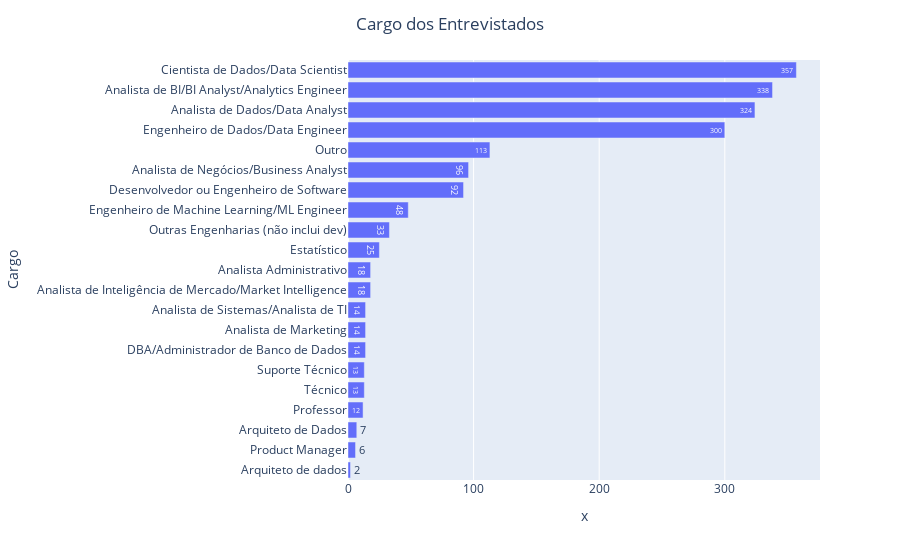

Notebook code for this chart:
### Markdown cell above
Agora, vamos conhecer os cargos:

### Code cell
df.rename(columns={"('P2_f ', 'Cargo Atual')": "Cargo"}, inplace = True)
df.rename(columns={"('P2_h ', 'Faixa salarial')": "Salario"}, inplace = True)

cargo = df.groupby(by='Cargo').ID.count().sort_values(ascending=True)
salario = df.groupby(by='Salario').ID.count().sort_values(ascending=False)

colors='#026873'

fig = px.bar(cargo, x=cargo.values, y=cargo.index, orientation='h', text=cargo)
fig.update_layout(title='Cargo dos Entrevistados', title_x=0.5)
fig.show()

### Figure 1 — Plotly figure (JSON) as saved in the notebook; plotly's stock layout.template omitted (floating-point values rounded to 4 significant figures)
{"data": [{"alignmentgroup": "True", "hovertemplate": "x=%{x}<br>Cargo=%{y}<br>text=%{text}<extra></extra>", "legendgroup": "", "marker": {"color": "#636efa", "pattern": {"shape": ""}}, "name": "", "offsetgroup": "", "orientation": "h", "showlegend": false, "text": [2, 6, 7, 12, 13, 13, 14, 14, 14, 18, 18, 25, 33, 48, 92, 96, 113, 300, 324, 338, 357], "textposition": "auto", "type": "bar", "x": [2, 6, 7, 12, 13, 13, 14, 14, 14, 18, 18, 25, 33, 48, 92, 96, 113, 300, 324, 338, 357], "xaxis": "x", "y": ["Arquiteto de dados", "Product Manager", "Arquiteto de Dados", "Professor", "Técnico", "Suporte Técnico", "DBA/Administrador de Banco de Dados", "Analista de Marketing", "Analista de Sistemas/Analista de TI", "Analista de Inteligência de Mercado/Market Intelligence", "Analista Administrativo", "Estatístico", "Outras Engenharias (não inclui dev)", "Engenheiro de Machine Learning/ML Engineer", "Desenvolvedor ou Engenheiro de Software", "Analista de Negócios/Business Analyst", "Outro", "Engenheiro de Dados/Data Engineer", "Analista de Dados/Data Analyst", "Analista de BI/BI Analyst/Analytics Engineer", "Cientista de Dados/Data Scientist"], "yaxis": "y"}], "layout": {"barmode": "relative", "legend": {"tracegroupgap": 0}, "margin": {"t": 60}, "title": {"text": "Cargo dos Entrevistados", "x": 0.5}, "xaxis": {"anchor": "y", "domain": [0, 1], "title": {"text": "x"}}, "yaxis": {"anchor": "x", "domain": [0, 1], "title": {"text": "Cargo"}}}}
